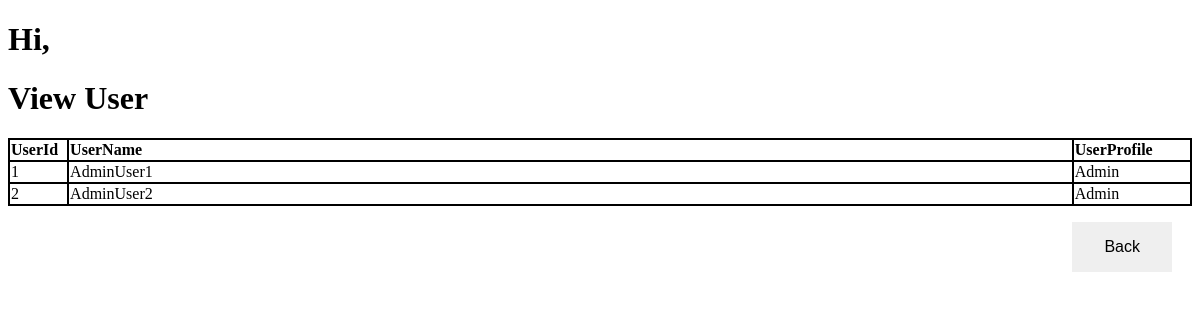
Before: /Admin_View_User_Page.php with the older database file.
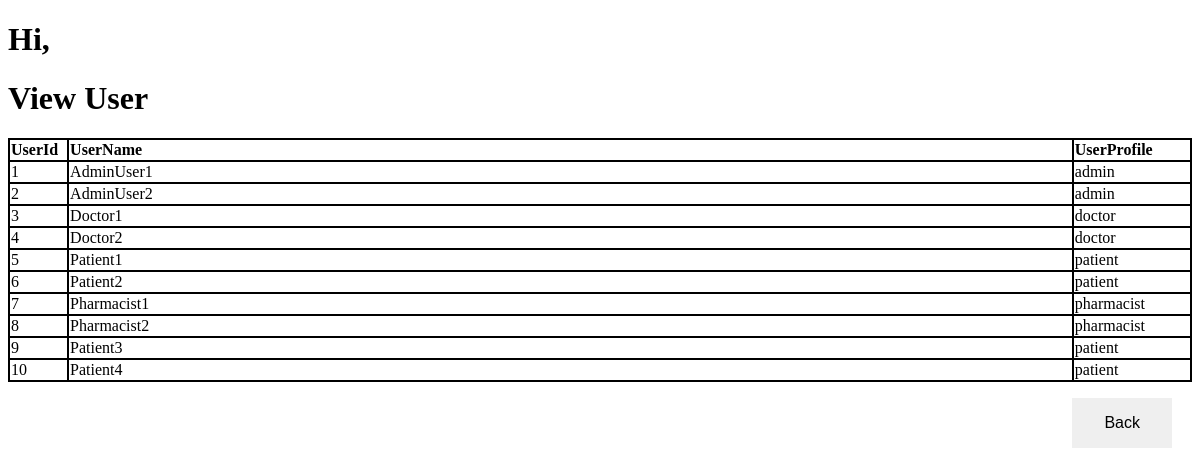
After: the same page with the newer database file.
### tables this page shows
CREATE TABLE `useraccount` (
  `UserId` int(11) NOT NULL,
  `UserName` varchar(30) NOT NULL,
  `Password` varchar(255) NOT NULL,
  `UserProfile` varchar(100) NOT NULL,
  `CreatedDateTime` datetime DEFAULT current_timestamp()
);

### User.php (called while the page is built, shortened)
<?php
class User{
	function view()
    {
        $TableName = "useraccount";
        $conn = mysqli_connect("localhost","root","","csit314");
        $sql = "SELECT * FROM $TableName";
        $qRes = @mysqli_query($conn, $sql);
        if($qRes === FALSE)
        {
            echo "<p>* Unable to search. Error code " . mysqli_errno($conn). " : " . mysqli_error($conn);
            return $userdetails = array("","","","");
        }
        else
        {
            $userdetails=array();
            while (($Row = mysqli_fetch_assoc($qRes)) != FALSE)
            {
                if(empty($userdetails))
                {
                    array_push($userdetails,$Row);
                }
                else array_push($userdetails,$Row);
            }
            return $userdetails;
        }
	}
}
?>

### UserController.php (called while the page is built, shortened)
<?php
include_once("User.php");
class UserControl
{
	function viewUser()
	{
		$User = new User();
		$userdetails = $User->view();
		return $userdetails;
	}
}
?>

### Admin_View_User_Page.php (the view, shortened to what this page needs)
<?php
include_once("UserController.php");
?>
<!DOCTYPE html>
<html>
<head>
	<link rel="stylesheet" href="stylesheet.css">
</head>
<body>
<h1 class="header">Hi, <b><?php echo htmlspecialchars($_SESSION["username"]); ?></b></h1>
<h1>View User</h1>
<table class="table table-bordered table-striped" style="text-align:left;" width="100%" cellspacing="0">
		<thead>
			<tr>
				<th width="5%">UserId</th>
				<th>UserName</th>
				<th width="10%">UserProfile</th>
			</tr>
		</thead>
		<tbody>
		<?php
					$UserControl = new UserControl();
					$userdetails = $UserControl->viewUser();
                    for($i = 0; $i < count($userdetails); $i++) {
                        echo "<tr>";
                        echo "<td>" . $userdetails[$i]['UserId'] . "</td>";
                        echo "<td>" . $userdetails[$i]['UserName'] . "</td>";
                        echo "<td>" . $userdetails[$i]['UserProfile'] . "</td>";
                        echo "</tr>";
                      }
         ?>
		</tbody>
</table>
<p><a href="Admin_Main_Page.php"><button class="button" style="float: right; margin:0 20px 0 0;">Back</button></a></p>
</body>
</html>

Changed rows visible on the page:
changed useraccount "AdminUser1": UserProfile "Admin" → "admin"
changed useraccount "AdminUser2": UserProfile "Admin" → "admin"
added useraccount: UserId "3", UserName "Doctor1", UserProfile "doctor"
added useraccount: UserId "4", UserName "Doctor2", UserProfile "doctor"
added useraccount: UserId "5", UserName "Patient1", UserProfile "patient"
added useraccount: UserId "6", UserName "Patient2", UserProfile "patient"
added useraccount: UserId "7", UserName "Pharmacist1", UserProfile "pharmacist"
added useraccount: UserId "8", UserName "Pharmacist2", UserProfile "pharmacist"
added useraccount: UserId "9", UserName "Patient3", UserProfile "patient"
added useraccount: UserId "10", UserName "Patient4", UserProfile "patient"
